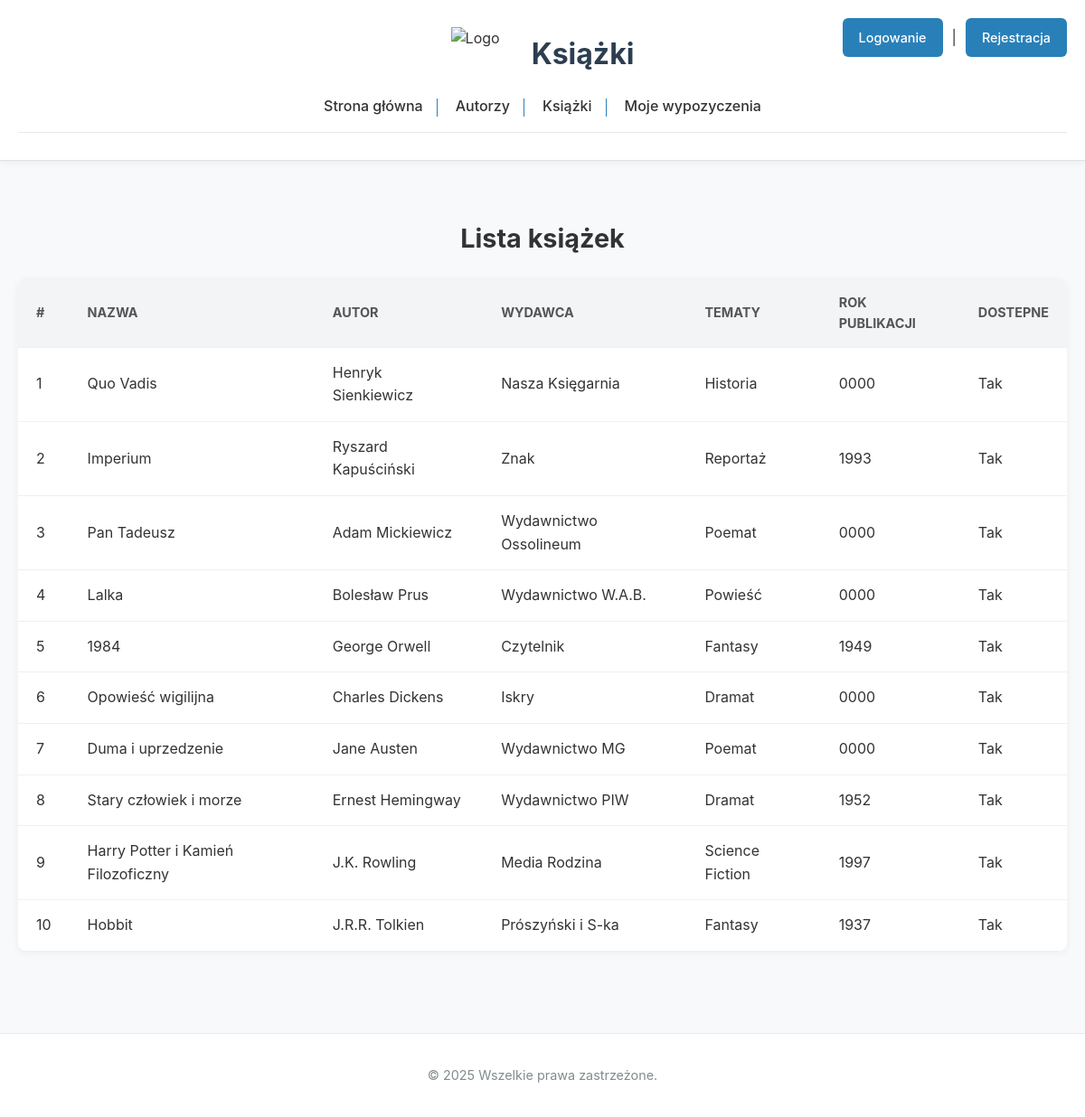
Page /User/ksiazki.php on the committed database.
### tables this page shows
CREATE TABLE ksiazka (
    id INT AUTO_INCREMENT PRIMARY KEY,
    tytul VARCHAR(200) NOT NULL,
    autor_id INT,
    wydawca_id INT,
    rok_wydania YEAR,
    tematyka_id INT,
    ilosc_calkowita INT NOT NULL DEFAULT 0,
    ilosc_dostepnych INT NOT NULL DEFAULT 0,
    dostepnosc INT NOT NULL DEFAULT 0,
    FOREIGN KEY (autor_id) REFERENCES autor(id),
    FOREIGN KEY (wydawca_id) REFERENCES wydawca(id),
    FOREIGN KEY (tematyka_id) REFERENCES tematyka(id)
);

CREATE TABLE wydawca (
    id INT AUTO_INCREMENT PRIMARY KEY,
    nazwa VARCHAR(100) NOT NULL
);

CREATE TABLE tematyka (
    id INT AUTO_INCREMENT PRIMARY KEY,
    nazwa VARCHAR(100) NOT NULL
);

### User/ksiazki.php (the view, shortened to what this page needs)
<?php include '../Main/baza.php'; ?>
<!DOCTYPE html>
<html lang="pl">
<head>
    <link rel="stylesheet" href="../Main/style.css">
</head>
<body>
    <header>
        <div class="header-container">
            <img src="../logo.png" alt="Logo" class="logo">
            <h1>Książki</h1>
        </div>
        <div class="auth-container">
            <?php
            if (isset($_SESSION['user_id'])) {
                echo '<a href="/User/logout.php" class="profile-link">Logout</a>';
            } else {
                echo '<a href="/User/loginUser.php" class="auth-link">Logowanie</a> | <a href="/User/registerUser.php" class="auth-link">Rejestracja</a>';
            }
            ?>
        </div>
        <?php include 'navigation.php'; ?>
    </header>
    <main>
        <h2>Lista książek</h2>
        <table>
            <thead>
                <tr>
                    <th>#</th>
                    <th>Nazwa</th>
                    <th>Autor</th>
                    <th>Wydawca</th>
                    <th>Tematy</th>
                    <th>Rok publikacji</th>
                    <th>Dostepne</th>
                </tr>
            </thead>
            <tbody>
                <?php
                $result = $conn->query("SELECT k.id, k.tytul, CONCAT(a.imie, ' ', a.nazwisko) AS autor, w.nazwa AS wydawca, t.nazwa AS tematyka,
                                       k.rok_wydania, k.ilosc_dostepnych, k.dostepnosc
                                FROM ksiazka k
                                JOIN autor a ON k.autor_id = a.id
                                JOIN wydawca w ON k.wydawca_id = w.id
                                JOIN tematyka t ON k.tematyka_id = t.id");
                if ($result->num_rows > 0) {
                    while ($row = $result->fetch_assoc()) {
                        $dostepnosc = ($row['ilosc_dostepnych'] == 0) ? "Nie" : "Tak";
                        echo "<tr>
                        <td>" . htmlspecialchars($row['id']) . "</td>
                        <td>" . htmlspecialchars($row['tytul']) . "</td>
                        <td>" . htmlspecialchars($row['autor']) . "</td>
                        <td>" . htmlspecialchars($row['wydawca']) . "</td>
                        <td>" . htmlspecialchars($row['tematyka']) . "</td>
                        <td>" . htmlspecialchars($row['rok_wydania']) . "</td>
                        <td>" . $dostepnosc . "</td>
                      </tr>";
                    }
                } else {
                    echo "<tr><td colspan='8'>Немає записів</td></tr>";
                }
                ?>
            </tbody>
        </table>
    </main>
    <footer>
        <p>© 2025 Wszelkie prawa zastrzeżone.</p>
    </footer>
</body>
</html>

### Main/style.css (style rules this page uses)
* { box-sizing: border-box; }
body { font-family: 'Inter', 'Open Sans', 'Poppins', sans-serif; margin: 0; padding: 0; background-color: #f7f9fb; color: #333; line-height: 1.6; }
header { background-color: #ffffff; padding: 30px 20px; text-align: center; box-shadow: 0 2px 8px rgba(0, 0, 0, 0.05); border-bottom: 1px solid #e0e0e0; }
main h2 { text-align: center; font-size: 1.8rem; margin-bottom: 20px; }
header h1 { margin: 0; font-size: 2rem; color: #2c3e50; }
.header-container { display: flex; justify-content: center; align-items: center; gap: 20px; padding: 0 20px; }
.logo { height: 60px; margin-right: 15px; }
main { padding: 40px 20px; max-width: 1200px; margin: auto; }
table { width: 100%; border-collapse: collapse; background-color: #fff; border-radius: 10px; overflow: hidden; box-shadow: 0 2px 10px rgba(0, 0, 0, 0.05); }
table th, table td { padding: 15px 20px; border-bottom: 1px solid #f0f0f0; text-align: left; }
table th { background-color: #f2f4f6; color: #555; font-size: 0.9rem; text-transform: uppercase; }
footer { background-color: #ffffff; color: #7f8c8d; text-align: center; padding: 20px; font-size: 0.9rem; border-top: 1px solid #eaeaea; margin-top: 50px; }
.auth-link, .profile-link { background-color: #2980b9; color: #fff; padding: 10px 18px; border-radius: 6px; font-size: 0.9rem; font-weight: 500; text-decoration: none; transition: background-color 0.3s ease; }
.auth-container { position: absolute; top: 20px; right: 20px; display: flex; align-items: center; gap: 10px; flex-wrap: wrap; }

### rows in the picture
ksiazka: id "1", tytul "Quo Vadis", autor "Henryk Sienkiewicz", wydawca.nazwa "Nasza Księgarnia", tematyka.nazwa "Historia", rok_wydania "0000", ilosc_dostepnych "Tak"
ksiazka: id "2", tytul "Imperium", autor "Ryszard Kapuściński", wydawca.nazwa "Znak", tematyka.nazwa "Reportaż", rok_wydania "1993", ilosc_dostepnych "Tak"
ksiazka: id "3", tytul "Pan Tadeusz", autor "Adam Mickiewicz", wydawca.nazwa "Wydawnictwo Ossolineum", tematyka.nazwa "Poemat", rok_wydania "0000", ilosc_dostepnych "Tak"
ksiazka: id "4", tytul "Lalka", autor "Bolesław Prus", wydawca.nazwa "Wydawnictwo W.A.B.", tematyka.nazwa "Powieść", rok_wydania "0000", ilosc_dostepnych "Tak"
ksiazka: id "5", tytul "1984", autor "George Orwell", wydawca.nazwa "Czytelnik", tematyka.nazwa "Fantasy", rok_wydania "1949", ilosc_dostepnych "Tak"
ksiazka: id "6", tytul "Opowieść wigilijna", autor "Charles Dickens", wydawca.nazwa "Iskry", tematyka.nazwa "Dramat", rok_wydania "0000", ilosc_dostepnych "Tak"
ksiazka: id "7", tytul "Duma i uprzedzenie", autor "Jane Austen", wydawca.nazwa "Wydawnictwo MG", tematyka.nazwa "Poemat", rok_wydania "0000", ilosc_dostepnych "Tak"
ksiazka: id "8", tytul "Stary człowiek i morze", autor "Ernest Hemingway", wydawca.nazwa "Wydawnictwo PIW", tematyka.nazwa "Dramat", rok_wydania "1952", ilosc_dostepnych "Tak"
ksiazka: id "9", tytul "Harry Potter i Kamień Filozoficzny", autor "J.K. Rowling", wydawca.nazwa "Media Rodzina", tematyka.nazwa "Science Fiction", rok_wydania "1997", ilosc_dostepnych "Tak"
ksiazka: id "10", tytul "Hobbit", autor "J.R.R. Tolkien", wydawca.nazwa "Prószyński i S-ka", tematyka.nazwa "Fantasy", rok_wydania "1937", ilosc_dostepnych "Tak"
